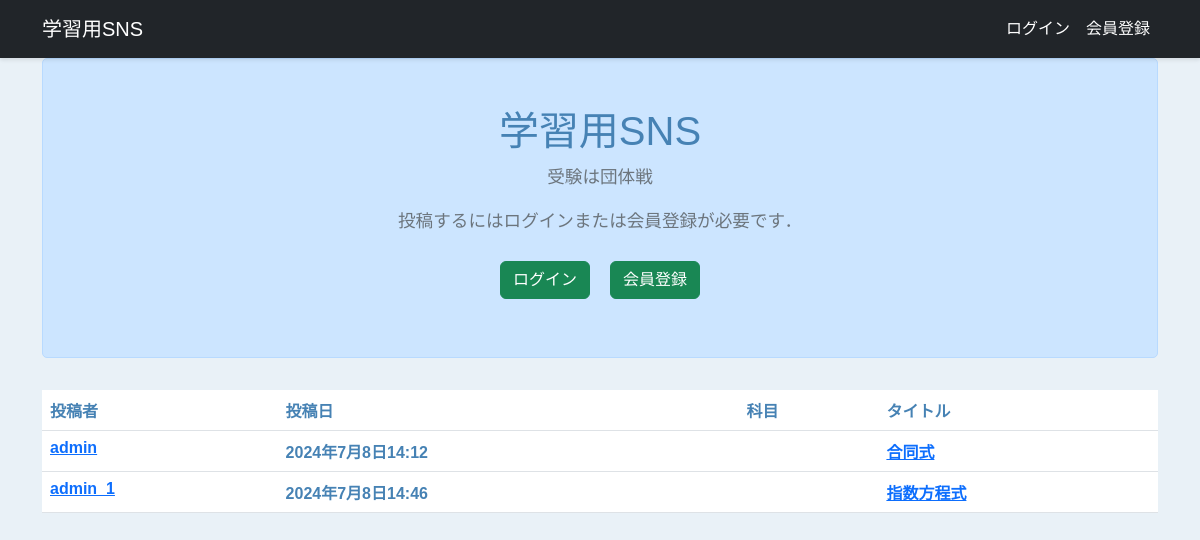
Before: / with the older database file.
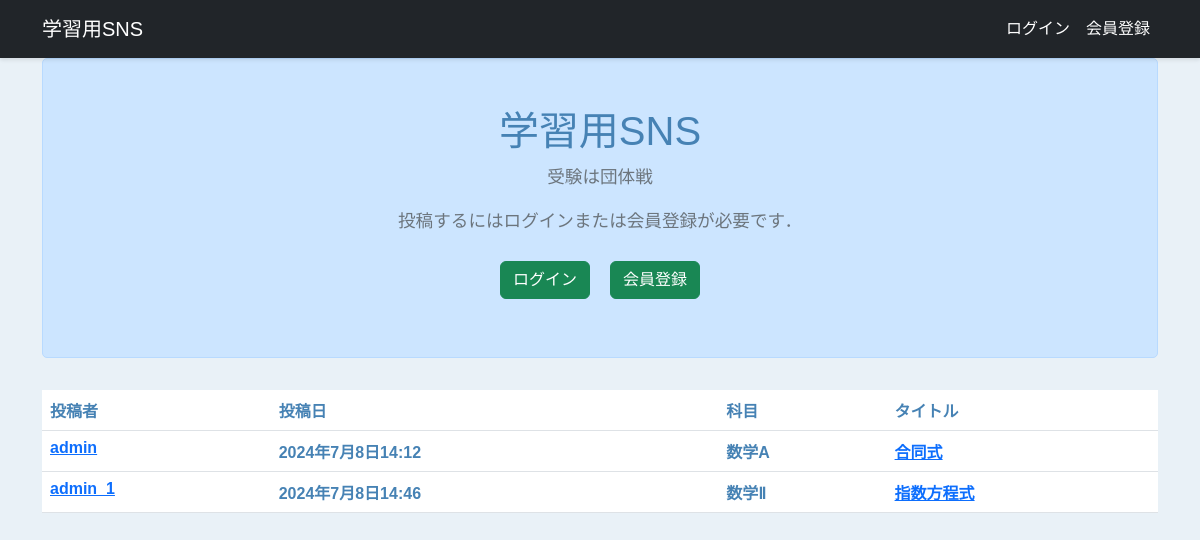
After: the same page with the newer database file.
### studysite/models.py (models this page shows, shortened)
class Studysite(models.Model):
    title = models.CharField('タイトル', max_length=128)
    image = models.ImageField('問題画像', upload_to='image/', blank=True)
    question = models.TextField('問題', blank=True)
    answer = models.TextField('解答', blank=True)
    created_by = models.ForeignKey(settings.AUTH_USER_MODEL,
                                   verbose_name='投稿者',
                                   on_delete=models.CASCADE)
    created_at = models.DateTimeField('投稿日', auto_now_add=True)
    updated_at = models.DateTimeField('更新日', auto_now=True)
    tags = models.ManyToManyField(Tag, blank=True)

class Tag(models.Model):
    name = models.CharField(max_length=100)

### studysite/views.py (the view)
# urls.py: path('', top, name='top'),
def top(request):
    snippets = Studysite.objects.all() # Snippetの一覧を取得
    context = {'snippets': snippets}
    return render(request, 'snippets/top.html', context)

### studysite/templates/snippets/top.html
{% extends 'base.html' %}
{% block main %}
<div class="welcome">
    <h1 class="title">学習用SNS</h1>
    <p class="subtitle">受験は団体戦</p>
    {% if user.is_authenticated %}
        <a class="btn btn-success" href="{% url 'snippet_new' %}">投稿する</a>
    {% else %}
        <p>投稿するにはログインまたは会員登録が必要です．</p>
        <div style="display: flex;">
        <a style="margin: 10px;" class="btn btn-success" href="{% url 'login' %}">ログイン</a>
        <a style="margin: 10px;" class="btn btn-success" href="{% url 'signup' %}">会員登録</a>
        </div>
    {% endif %}
</div>
{% if snippets %}
<table class="table">
    <thead>
    <tr>
        <th>投稿者</th>
        <th>投稿日</th>
        <th>科目</th>
        <th>タイトル</th>
    </tr>
    </thead>
    <tbody>
    {% for snippet in snippets %}
    <tr>
        <th><a href="{% url 'profile' snippet.created_by_id %}">{{ snippet.created_by.username }}</a></th>
        <th>{{ snippet.created_at }}</th>
        <th>
            {% if snippet.tags %}
                {% for tag in snippet.tags.all %}
                    <span>{{ tag.name }}</span>
                {% endfor %}
            {% else %}
                <span>empty<span>
            {% endif %}
        </th>
        <th><a href="{% url 'snippet_detail' snippet.id %}">{{ snippet.title }}</a></th>
    </tr>
    {% endfor %}
    </tbody>
</table>
{% else %}
<p>問題はまだ投稿されていません．</p>
{% endif %}
{% endblock %}

Changed rows visible on the page:
added Tag: name "数学A", shown under Studysite "合同式"
added Tag: name "数学Ⅱ", shown under Studysite "指数方程式"
